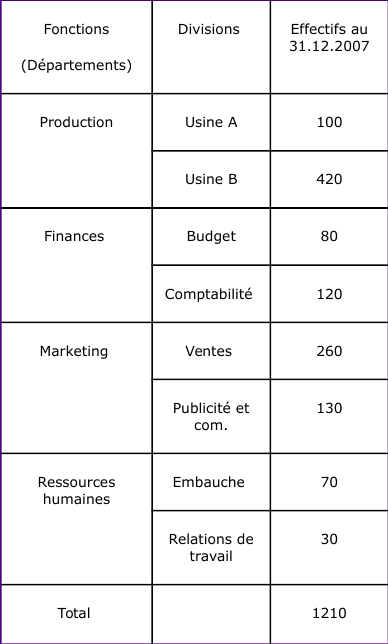
#> input picture forms/61833.png, 388 x 644 px; its folder holds only this picture in this run
$ python table_detection.py
#> lines starting #> are read from the running program, lines starting #| are printed output that depends on the picture; after the words box and inside, x2 and y2 are one past the last pixel; in counts of white or black regions, pixels touching at a corner belong together
import cv2
import numpy as np
import os   # path processing
import xml.etree.ElementTree as ET #use for xml processing
import matplotlib.pyplot as plt

ground_truth_cnt = 0

def removeLine(image, thresh):
    # ========Begin remove line========
    # Remove horizontal
    horizontal_kernel = cv2.getStructuringElement(cv2.MORPH_RECT, (25,1))
    detected_lines = cv2.morphologyEx(thresh, cv2.MORPH_OPEN, horizontal_kernel, iterations=2)


    cnts = cv2.findContours(detected_lines, cv2.RETR_EXTERNAL, cv2.CHAIN_APPROX_SIMPLE)
    cnts = cnts[0] if len(cnts) == 2 else cnts[1]
    for c in cnts:
        cv2.drawContours(image, [c], -1, (255,255,255), 2)

    # Remove vertical
    vertical_kernel = cv2.getStructuringElement(cv2.MORPH_RECT, (1,25))
    detected_lines = cv2.morphologyEx(thresh, cv2.MORPH_OPEN, vertical_kernel, iterations=2)


    cnts = cv2.findContours(detected_lines, cv2.RETR_EXTERNAL, cv2.CHAIN_APPROX_SIMPLE)
    cnts = cnts[0] if len(cnts) == 2 else cnts[1]
    for c in cnts:
        cv2.drawContours(image, [c], -1, (255,255,255), 2)

    # ========End remove line========

#Draw bounded box from .xml data
def getAnnotation(xml_path):
    tree = ET.parse(xml_path)

    root = tree.getroot()

    sample_annotations = []
    global ground_truth_cnt
    for neighbor in root.iter('bndbox'):
        xmin = int(neighbor.find('xmin').text)
        ymin = int(neighbor.find('ymin').text)
        xmax = int(neighbor.find('xmax').text)
        ymax = int(neighbor.find('ymax').text)

        ground_truth_cnt += 1
        sample_annotations.append((xmin, ymin, xmax, ymax))
    return sample_annotations

def drawIoUResult(img, sample_annotations,boundedBox):
    true_cnt = 0
    for bbox in sample_annotations:
        iou = 0
        for bbox_pending in boundedBox:
            if (((bbox[0] <= bbox_pending[0]) and (bbox_pending[0] <= bbox[2]) and (bbox[1] <= bbox_pending[1]) and (bbox_pending[1] <= bbox[3])) or ((bbox_pending[0] <= bbox[2]) and (bbox[2] <= bbox_pending[2]) and (bbox_pending[1] <= bbox[1]) and (bbox[1] <= bbox_pending[3])) or ((bbox_pending[0] <= bbox[0]) and (bbox[0] <= bbox_pending[2]) and (bbox_pending[1] <= bbox[1]) and (bbox[1] <= bbox_pending[3])) or ((bbox[0] <= bbox_pending[2]) and (bbox_pending[2] <= bbox[2]) and (bbox[1] <= bbox_pending[1]) and (bbox_pending[1] <= bbox[3]))):
                #below are coordinates of interaction area
                x_left = max(bbox[0], bbox_pending[0])
                y_top = max(bbox[1], bbox_pending[1])
                x_right = min(bbox[2], bbox_pending[2])
                y_bottom = min(bbox[3], bbox_pending[3])
                # --

                intersection_area = (x_right - x_left) * (y_bottom - y_top)

                bbox_area = (bbox[2] - bbox[0]) * (bbox[3] - bbox[1])

                bbox_pending_area =  (bbox_pending[2] - bbox_pending[0]) * (bbox_pending[3] - bbox_pending[1])

                iou = intersection_area / float(bbox_area  + bbox_pending_area - intersection_area)
                print(iou) #print IoU of each cell
                if iou > 0.5:
                    true_cnt += 1
        cv2.rectangle(img, (bbox[0], bbox[1]), (bbox[2], bbox[3]), (0, 255, 0), 1)
        iou = round(iou, 2)
        text = str(iou)
        cv2.putText(img, text, (bbox[0] - 4, bbox[3] + 4), cv2.FONT_HERSHEY_COMPLEX_SMALL, 0.5, (0, 0, 255), 1, cv2.LINE_AA)
        print("-------")
    print("Number of Ground-truth cells: ", ground_truth_cnt)
    print("Number of correctly detected cells: ", true_cnt)
    print("------------")

def tableDetection(img_path, xml_path):
#> called with img_path = './forms/61833.png', xml_path = './forms/61833.xml'
    img = cv2.imread(img_path)
#> img is the input picture: shape (644, 388, 3); mean B, G, R 242.6, 241.5, 242.1
    image = cv2.imread(img_path)
    gray = cv2.cvtColor(img, cv2.COLOR_BGR2GRAY)
    thresh = cv2.threshold(gray, 128, 255, cv2.THRESH_BINARY_INV + cv2.THRESH_OTSU)[1]
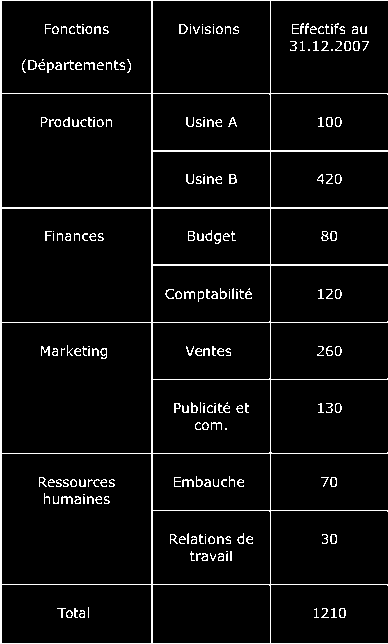
#> thresh: shape (644, 388); 5.2% white in thin lines or dots

    #remove line in table image
    removeLine(image, thresh)
#> in removeLine, `detected_lines = cv2.morphologyEx(thresh, cv2.MORPH_OPEN, horizontal_k..`: detected_lines: shape (644, 388); 1.8% white in thin lines or dots
#> in removeLine, `cnts = cv2.findContours(detected_lines, cv2.RETR_EXTERNAL, cv2.CHAIN_A..`: cnts = 11 contours, 8 with area under 20; largest, box (x1, y1, x2, y2) and area: (0, 207, 388, 209) 387, (151, 264, 388, 266) 236, (151, 150, 388, 152) 236
#> the loop in removeLine, `for c in cnts:` made 11 passes
#> c on passes 1 to 11: [[0, 643], [387, 643]], [[0, 584], [387, 584]], [[151, 510], [387, 510]], [[0, 453], [387, 453]], [[151, 379], [387, 379]], [[0, 322], [387, 322]], [[151, 264], [151, 265], [387, 265], [387, 264]], [[0, 207], [0, 208], [387, 208], [387, 207]], [[151, 150], [151, 151], [387, 151], [387, 150]], [[0, 93], [387, 93]], [[0, 0], [387, 0]]
#> after the loop in removeLine, `for c in cnts:`:
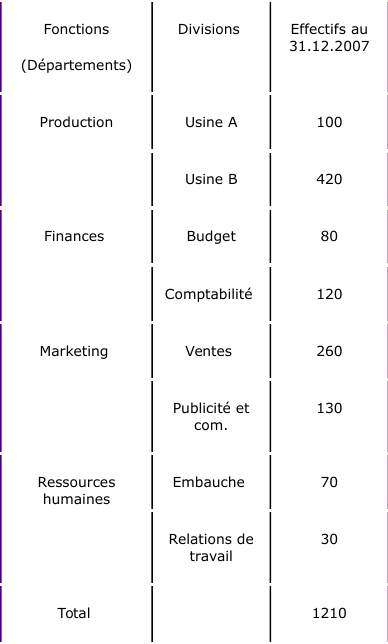
#> image: shape (644, 388, 3); 3.46% of pixels changed, all inside (x1, y1, x2, y2) = (0, 0, 388, 644)
#> in removeLine, `vertical_kernel = cv2.getStructuringElement(cv2.MORPH_RECT, (1,25))`: vertical_kernel = 25 values from 1 to 1
#> in removeLine, `detected_lines = cv2.morphologyEx(thresh, cv2.MORPH_OPEN, vertical_ker..`:
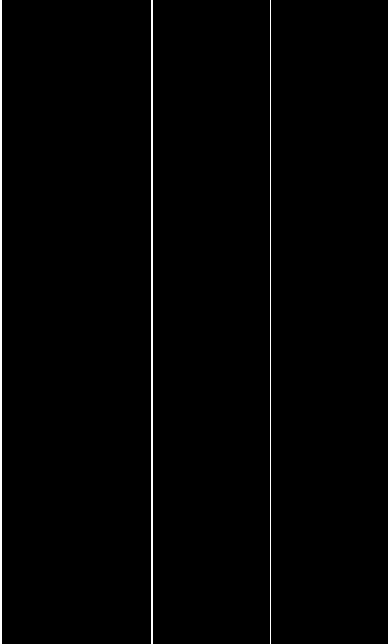
#> detected_lines: shape (644, 388); 1.3% white; 3 white regions
#> in removeLine, `cnts = cv2.findContours(detected_lines, cv2.RETR_EXTERNAL, cv2.CHAIN_A..`: cnts = 3 contours, 1 with area under 20; largest, box (x1, y1, x2, y2) and area: (151, 0, 153, 644) 643, (0, 0, 2, 644) 643
#> the loop in removeLine, `for c in cnts:` made 3 passes
#> c on passes 1 to 3: [[270, 0], [270, 643]], [[151, 0], [151, 643], [152, 643], [152, 0]], [[0, 0], [0, 643], [1, 643], [1, 0]]
#> after the loop in removeLine, `for c in cnts:`:
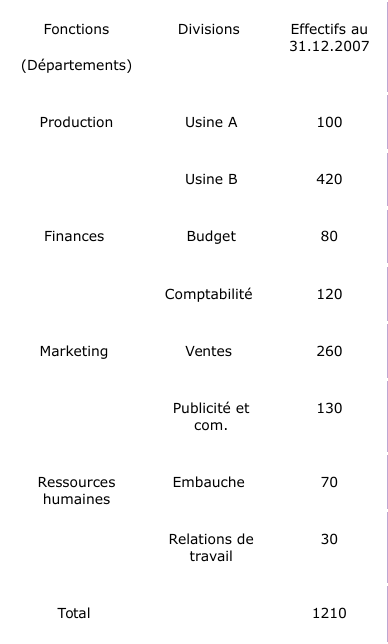
#> image: shape (644, 388, 3); 1.72% of pixels changed, all inside (x1, y1, x2, y2) = (0, 2, 272, 642)

    img_gray = cv2.cvtColor(image, cv2.COLOR_BGR2GRAY)
    (thresh, img_bin) = cv2.threshold(img_gray, 188, 255, cv2.THRESH_BINARY | cv2.THRESH_OTSU)
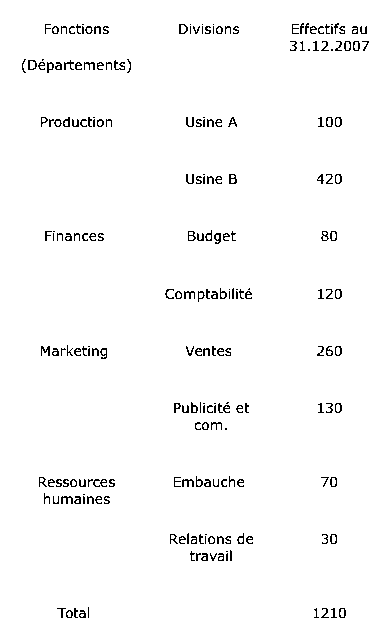
#> img_bin: shape (644, 388); 97.7% white; black in thin lines or dots, all inside (x1, y1, x2, y2) = (22, 23, 369, 618)
#> thresh = 159
    img_bin = cv2.bitwise_not(img_bin)


    kernel = cv2.getStructuringElement(cv2.MORPH_RECT, (25, 30)) #kernel width on the left, kernal height on the right
#> kernel: shape (30, 25); every value is 1
    connected = cv2.morphologyEx(img_bin, cv2.MORPH_CLOSE, kernel)
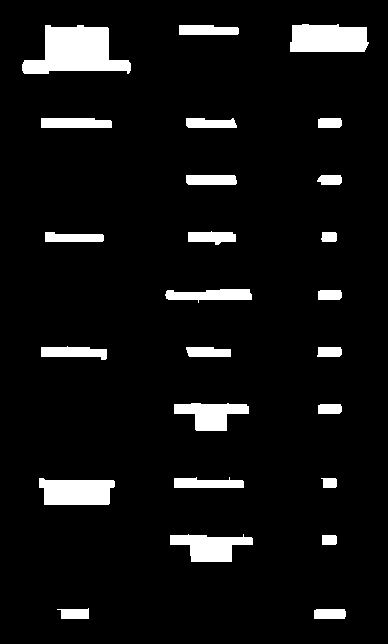
#> connected: shape (644, 388); 7.1% white; 25 white regions


    cv2.imshow("connected", connected)
    cv2.waitKey(0)
    contours, hierarchy = cv2.findContours(image=connected, mode=cv2.RETR_TREE, method=cv2.CHAIN_APPROX_SIMPLE)
#> contours = 25 contours; largest, box (x1, y1, x2, y2) and area: (22, 25, 131, 74) 3256, (290, 24, 369, 52) 1896, (39, 478, 115, 505) 1640, (170, 534, 253, 562) 1340, (174, 403, 249, 431) 1202
    (x1,y1,_) = img.shape
#> x1 = 644; y1 = 388
    cnt = 0
    boundedBox = []
    for contour in contours:
        # get rectangle bounding contour
        [x,y,w,h] = cv2.boundingRect(contour)
        boundedBox.append((x, y, x + w, y + h))
    #     discard areas that are too large
    #     if h>x1/4 and w>y1/4:
    #         continue

        # discard areas that are too small
        if h<4 or w<4:
            continue

        # draw rectangle around contour on original image
        cv2.rectangle(img,(x,y),(x+w,y+h),(255,0,0),1)
        cnt += 1 #number of cells detected
#> this loop made 25 passes
#> (x, y, w, h) on passes 1 to 12: (314, 609, 32, 10), (57, 608, 32, 11), (322, 535, 15, 10), (170, 534, 83, 28), (321, 478, 16, 10), (39, 478, 76, 27), (174, 477, 70, 11), (318, 404, 24, 10), (174, 403, 75, 28), (317, 347, 25, 10), (186, 347, 45, 10), (41, 346, 66, 14)
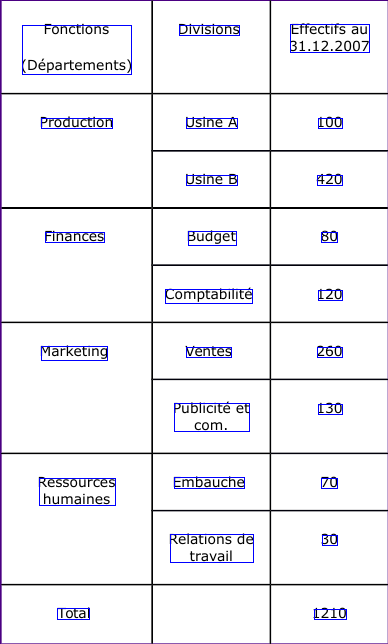
#> img: shape (644, 388, 3); 1.31% of pixels changed, all inside (x1, y1, x2, y2) = (22, 24, 370, 620)
#> after the loop, boundedBox = 25 items, first 6: (314, 609, 346, 619), (57, 608, 89, 619), (322, 535, 337, 545), (170, 534, 253, 562), (321, 478, 337, 488), (39, 478, 115, 505); cnt = 25
    print("Number of cells detected: ", cnt)
#| Number of cells detected:  25
    print("------------")


    sample_annotations= getAnnotation(xml_path)
    drawIoUResult(img, sample_annotations,boundedBox)

    plt.figure(figsize=(15,15))
    plt.imshow(img)
    plt.show()

for i in os.listdir('./forms/'): #image store in "forms" folder
    if i.endswith('.png') or i.endswith('.PNG') or i.endswith('.jpg') or i.endswith('.JPG'):
#> (the run stopped early here; a loop or call above may not have finished)
